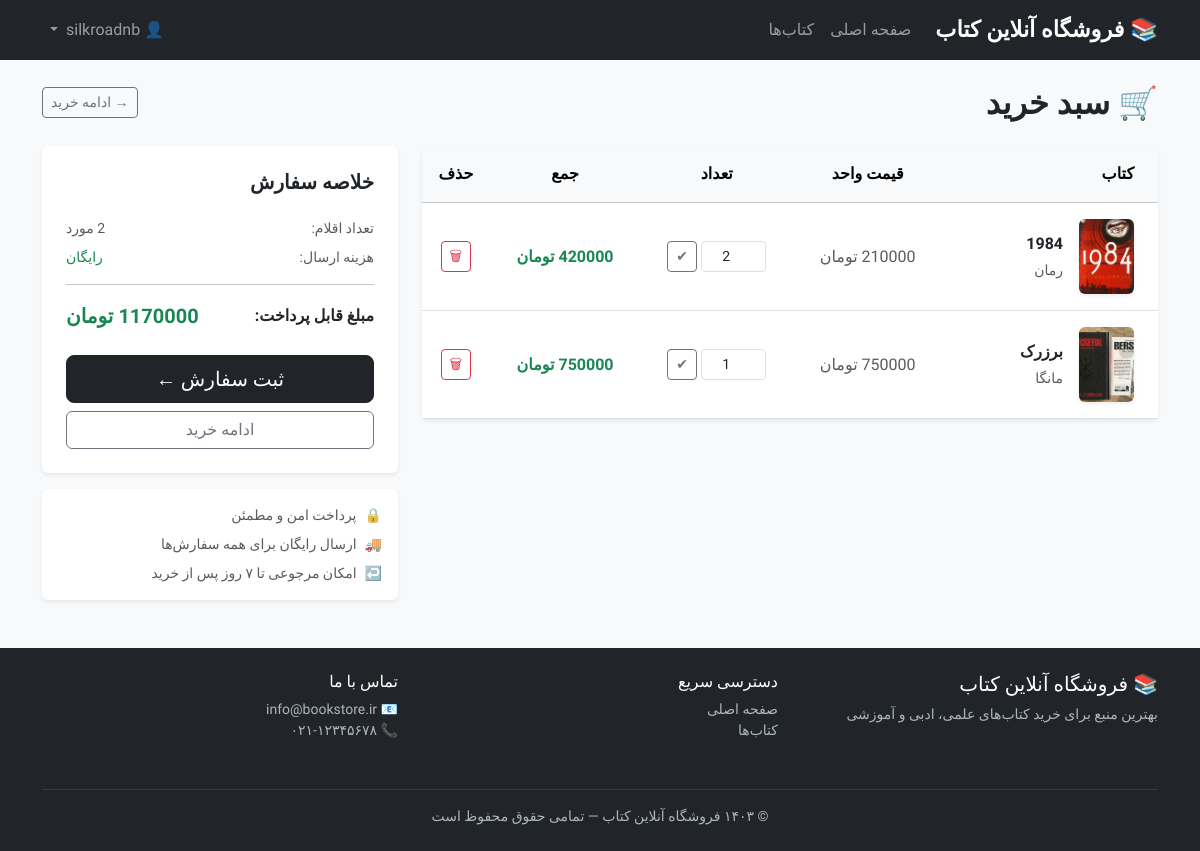
The app's page /cart/ (signed in) with its own data.
### cart/models.py (models this page shows, shortened)
class CartItem(models.Model):
    cart = models.ForeignKey(
        Cart,
        on_delete=models.CASCADE,
        related_name="items",
        verbose_name="سبد خرید",
    )
    book = models.ForeignKey(
        Book,
        on_delete=models.CASCADE,
        related_name="cart_items",
        verbose_name="کتاب",
    )
    quantity = models.PositiveIntegerField(default=1, verbose_name="تعداد")
    class Meta:
        verbose_name = "آیتم سبد خرید"
        verbose_name_plural = "آیتم‌های سبد خرید"
        unique_together = ("cart", "book")
    @property
    def subtotal(self):
        return self.book.price * self.quantity

class Cart(models.Model):
    user = models.OneToOneField(
        User,
        on_delete=models.CASCADE,
        related_name="cart",
        verbose_name="کاربر",
    )
    created_at = models.DateTimeField(auto_now_add=True, verbose_name="تاریخ ایجاد")
    class Meta:
        verbose_name = "سبد خرید"
        verbose_name_plural = "سبدهای خرید"
    @property
    def total_price(self):
        return sum(item.subtotal for item in self.items.all())

### books/models.py (models this page shows, shortened)
class Book(models.Model):
    title = models.CharField(max_length=255, verbose_name="عنوان")
    isbn = models.CharField(max_length=20, unique=True, verbose_name="شابک")
    publisher = models.CharField(max_length=200, verbose_name="ناشر")
    slug = models.SlugField(max_length=275, unique=True, blank=True, verbose_name="اسلاگ")
    description = models.TextField(verbose_name="توضیحات")
    price = models.DecimalField(max_digits=10, decimal_places=2, verbose_name="قیمت")
    stock = models.PositiveIntegerField(default=0, verbose_name="موجودی")
    cover_image = models.ImageField(upload_to="books/covers/", blank=True, null=True, verbose_name="تصویر جلد")
    published_date = models.DateField(verbose_name="تاریخ انتشار")
    created_at = models.DateTimeField(auto_now_add=True, verbose_name="تاریخ ایجاد")
    category = models.ForeignKey(
        Category,
        on_delete=models.SET_NULL,
        null=True,
        blank=True,
        related_name="books",
        verbose_name="دسته‌بندی",
    )
    authors = models.ManyToManyField(
        Author,
        related_name="books",
        verbose_name="نویسندگان",
    )
    class Meta:
        verbose_name = "کتاب"
        verbose_name_plural = "کتاب‌ها"
        ordering = ["-created_at"]

class Category(models.Model):
    name = models.CharField(max_length=100, unique=True, verbose_name="نام")
    slug = models.SlugField(max_length=120, unique=True, blank=True, verbose_name="اسلاگ")
    description = models.TextField(blank=True, verbose_name="توضیحات")
    class Meta:
        verbose_name = "دسته‌بندی"
        verbose_name_plural = "دسته‌بندی‌ها"
        ordering = ["name"]

### cart/views.py (the view)
# urls.py: path("cart/", CartDetailView.as_view(), name="cart_detail"),
class CartDetailView(LoginRequiredMixin, View):
    template_name = "cart/cart_detail.html"
    login_url = "accounts:login"
    def get(self, request):
        cart, created = Cart.objects.get_or_create(user=request.user)
        items = cart.items.select_related("book", "book__category").all()
        return render(request, self.template_name, {
            "cart": cart,
            "items": items,
        })

### templates/cart/cart_detail.html (shortened to what this page needs)
{% extends "base.html" %}
{% block content %}
<div class="d-flex justify-content-between align-items-center mb-4">
    <h2 class="fw-bold mb-0">🛒 سبد خرید</h2>
    <a href="{% url 'books:book_list' %}" class="btn btn-outline-secondary btn-sm">
        → ادامه خرید
    </a>
</div>
{% if items %}
<div class="row g-4">
    <div class="col-lg-8">
        <div class="card border-0 shadow-sm">
            <div class="card-body p-0">
                <div class="table-responsive">
                    <table class="table table-hover align-middle mb-0">
                        <thead class="table-light">
                            <tr>
                                <th class="px-4 py-3">کتاب</th>
                                <th class="text-center py-3">قیمت واحد</th>
                                <th class="text-center py-3">تعداد</th>
                                <th class="text-center py-3">جمع</th>
                                <th class="text-center py-3">حذف</th>
                            </tr>
                        </thead>
                        <tbody>
                            {% for item in items %}
                            <tr>
                                <td class="px-4 py-3">
                                    <div class="d-flex align-items-center gap-3">
                                        {% if item.book.cover_image %}
                                            <img src="{{ item.book.cover_image.url }}"
                                                 alt="{{ item.book.title }}"
                                                 class="rounded shadow-sm"
                                                 style="width: 55px; height: 75px; object-fit: cover;">
                                        {% else %}
                                            <div class="rounded shadow-sm bg-secondary d-flex align-items-center justify-content-center text-white"
                                                 style="width: 55px; height: 75px; font-size: 1.5rem;">
                                                📖
                                            </div>
                                        {% endif %}
                                        <div>
                                            <a href="{% url 'books:book_detail' item.book.slug %}"
                                               class="text-decoration-none text-dark fw-semibold">
                                                {{ item.book.title }}
                                            </a>
                                            {% if item.book.category %}
                                                <div class="small text-muted mt-1">
                                                    {{ item.book.category.name }}
                                                </div>
                                            {% endif %}
                                        </div>
                                    </div>
                                </td>
                                <td class="text-center">
                                    <span class="text-muted">
                                        {{ item.book.price|floatformat:0 }} تومان
                                    </span>
                                </td>
                                <td class="text-center">
                                    <form method="post" action="{% url 'cart:update_cart_item' item.id %}"
                                          class="d-flex align-items-center justify-content-center gap-1">
                                        <input type="number"
                                               name="quantity"
                                               value="{{ item.quantity }}"
                                               min="1"
                                               max="{{ item.book.stock }}"
                                               class="form-control form-control-sm text-center"
                                               style="width: 65px;">
                                        <button type="submit" class="btn btn-outline-secondary btn-sm">
                                            ✔
                                        </button>
                                    </form>
                                </td>
                                <td class="text-center fw-semibold text-success">
                                    {{ item.subtotal|floatformat:0 }} تومان
                                </td>
                                <td class="text-center">
                                    <form method="post" action="{% url 'cart:remove_from_cart' item.id %}">
                                        <button type="submit"
                                                class="btn btn-outline-danger btn-sm"
                                                onclick="return confirm('آیا از حذف این کتاب اطمینان دارید؟')">
                                            🗑
                                        </button>
                                    </form>
                                </td>
                            </tr>
                            {% endfor %}
                        </tbody>
                    </table>
                </div>
            </div>
        </div>
    </div>
    <div class="col-lg-4">
        <div class="card border-0 shadow-sm">
            <div class="card-body p-4">
                <h5 class="fw-bold mb-4">خلاصه سفارش</h5>
                <div class="d-flex justify-content-between mb-2 text-muted small">
                    <span>تعداد اقلام:</span>
                    <span>{{ items|length }} مورد</span>
                </div>
                <div class="d-flex justify-content-between mb-2 text-muted small">
                    <span>هزینه ارسال:</span>
                    <span class="text-success">رایگان</span>
                </div>
                <hr>
                <div class="d-flex justify-content-between align-items-center mb-4">
                    <span class="fw-bold fs-6">مبلغ قابل پرداخت:</span>
                    <span class="fw-bold fs-5 text-success">
                        {{ cart.total_price|floatformat:0 }} تومان
                    </span>
                </div>
                <div class="d-grid gap-2">
                    <a href="{% url 'orders:checkout' %}" class="btn btn-dark btn-lg">
                        ثبت سفارش ←
                    </a>
                    <a href="{% url 'books:book_list' %}" class="btn btn-outline-secondary">
                        ادامه خرید
                    </a>
                </div>
            </div>
        </div>
        <div class="card border-0 shadow-sm mt-3">
            <div class="card-body p-3">
                <div class="d-flex align-items-center gap-2 text-muted small">
                    <span>🔒</span>
                    <span>پرداخت امن و مطمئن</span>
                </div>
                <div class="d-flex align-items-center gap-2 text-muted small mt-2">
                    <span>🚚</span>
                    <span>ارسال رایگان برای همه سفارش‌ها</span>
                </div>
                <div class="d-flex align-items-center gap-2 text-muted small mt-2">
                    <span>↩️</span>
                    <span>امکان مرجوعی تا ۷ روز پس از خرید</span>
                </div>
            </div>
        </div>
    </div>
</div>
{% endif %}
{% endblock %}

### static/css/custom.css (style rules this page uses)
body { font-family: 'Vazirmatn', sans-serif; direction: rtl; background-color: #f8f9fa; }

### records on screen
CartItem: book.cover_image (picture), book "1984", book.category.name "رمان", book.price "210000", quantity "2", subtotal "420000"
CartItem: book.cover_image (picture), book "برزرک", book.category.name "مانگا", book.price "750000", quantity "1", subtotal "750000"
Cart: total_price "1170000"
